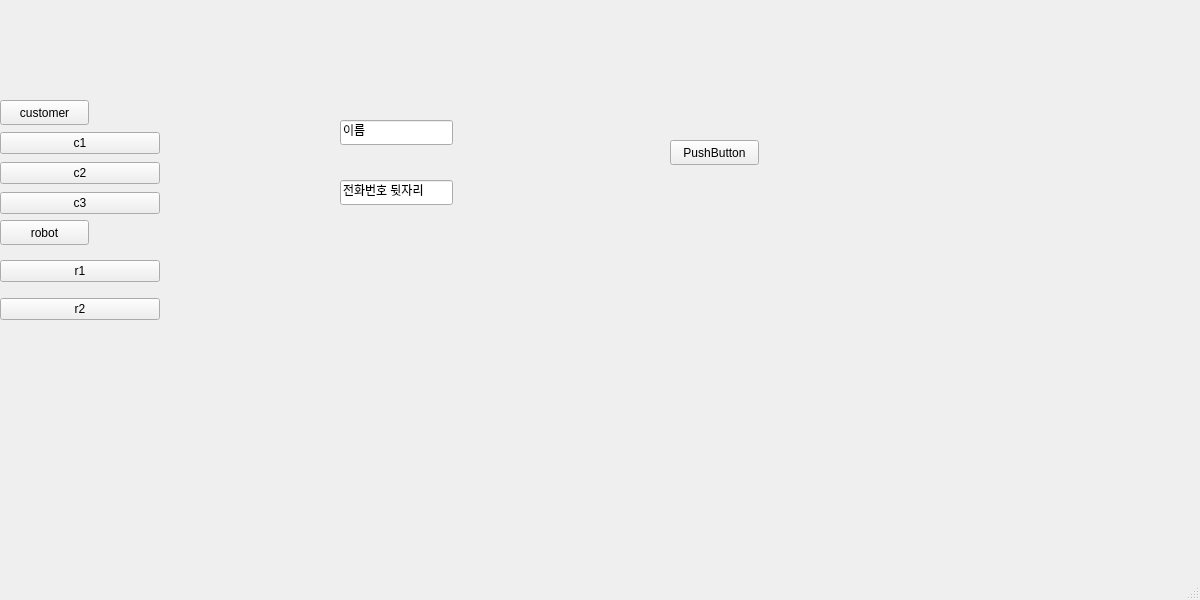
<?xml version="1.0" encoding="UTF-8"?>
<ui version="4.0">
 <class>MainWindow</class>
 <widget class="QMainWindow" name="MainWindow">
  <property name="geometry">
   <rect>
    <x>0</x>
    <y>0</y>
    <width>1200</width>
    <height>600</height>
   </rect>
  </property>
  <property name="windowTitle">
   <string>MainWindow</string>
  </property>
  <widget class="QWidget" name="centralwidget">
   <widget class="QPushButton" name="c_Button">
    <property name="geometry">
     <rect>
      <x>0</x>
      <y>100</y>
      <width>89</width>
      <height>25</height>
     </rect>
    </property>
    <property name="text">
     <string>customer</string>
    </property>
   </widget>
   <widget class="QPushButton" name="r_Button">
    <property name="geometry">
     <rect>
      <x>0</x>
      <y>220</y>
      <width>89</width>
      <height>25</height>
     </rect>
    </property>
    <property name="text">
     <string>robot</string>
    </property>
   </widget>
   <widget class="QWidget" name="verticalLayoutWidget">
    <property name="geometry">
     <rect>
      <x>0</x>
      <y>130</y>
      <width>160</width>
      <height>89</height>
     </rect>
    </property>
    <layout class="QVBoxLayout" name="verticalLayout_1">
     <item>
      <widget class="QPushButton" name="c1_Button">
       <property name="text">
        <string>c1</string>
       </property>
      </widget>
     </item>
     <item>
      <widget class="QPushButton" name="c2_Button">
       <property name="text">
        <string>c2</string>
       </property>
      </widget>
     </item>
     <item>
      <widget class="QPushButton" name="c3_Button">
       <property name="text">
        <string>c3</string>
       </property>
      </widget>
     </item>
    </layout>
   </widget>
   <widget class="QWidget" name="verticalLayoutWidget_2">
    <property name="geometry">
     <rect>
      <x>0</x>
      <y>250</y>
      <width>160</width>
      <height>80</height>
     </rect>
    </property>
    <layout class="QVBoxLayout" name="verticalLayout_2">
     <item>
      <widget class="QPushButton" name="r2_Button">
       <property name="text">
        <string>r1</string>
       </property>
      </widget>
     </item>
     <item>
      <widget class="QPushButton" name="r1_Button">
       <property name="text">
        <string>r2</string>
       </property>
      </widget>
     </item>
    </layout>
   </widget>
   <widget class="QStackedWidget" name="stackedWidget">
    <property name="geometry">
     <rect>
      <x>170</x>
      <y>10</y>
      <width>891</width>
      <height>561</height>
     </rect>
    </property>
    <widget class="QWidget" name="page_1">
     <widget class="QLineEdit" name="lineEdit">
      <property name="geometry">
       <rect>
        <x>170</x>
        <y>110</y>
        <width>113</width>
        <height>25</height>
       </rect>
      </property>
      <property name="text">
       <string>이름</string>
      </property>
     </widget>
     <widget class="QLineEdit" name="lineEdit_2">
      <property name="geometry">
       <rect>
        <x>170</x>
        <y>170</y>
        <width>113</width>
        <height>25</height>
       </rect>
      </property>
      <property name="text">
       <string>전화번호 뒷자리</string>
      </property>
     </widget>
     <widget class="QPushButton" name="pushButton_4">
      <property name="geometry">
       <rect>
        <x>500</x>
        <y>130</y>
        <width>89</width>
        <height>25</height>
       </rect>
      </property>
      <property name="text">
       <string>PushButton</string>
      </property>
     </widget>
    </widget>
    <widget class="QWidget" name="page_2">
     <widget class="QLineEdit" name="lineEdit_3">
      <property name="geometry">
       <rect>
        <x>120</x>
        <y>130</y>
        <width>113</width>
        <height>25</height>
       </rect>
      </property>
      <property name="text">
       <string>이름</string>
      </property>
     </widget>
     <widget class="QLineEdit" name="lineEdit_4">
      <property name="geometry">
       <rect>
        <x>120</x>
        <y>180</y>
        <width>113</width>
        <height>25</height>
       </rect>
      </property>
      <property name="text">
       <string>전번 (전체)</string>
      </property>
     </widget>
     <widget class="QLineEdit" name="lineEdit_5">
      <property name="geometry">
       <rect>
        <x>120</x>
        <y>230</y>
        <width>113</width>
        <height>25</height>
       </rect>
      </property>
      <property name="text">
       <string>동물 이름</string>
      </property>
     </widget>
     <widget class="QPushButton" name="pushButton_5">
      <property name="geometry">
       <rect>
        <x>530</x>
        <y>180</y>
        <width>221</width>
        <height>121</height>
       </rect>
      </property>
      <property name="text">
       <string>PushButton</string>
      </property>
     </widget>
     <widget class="QLineEdit" name="lineEdit_6">
      <property name="geometry">
       <rect>
        <x>250</x>
        <y>230</y>
        <width>113</width>
        <height>25</height>
       </rect>
      </property>
      <property name="text">
       <string>종</string>
      </property>
     </widget>
     <widget class="QLineEdit" name="lineEdit_7">
      <property name="geometry">
       <rect>
        <x>380</x>
        <y>230</y>
        <width>113</width>
        <height>25</height>
       </rect>
      </property>
      <property name="text">
       <string>나이</string>
      </property>
     </widget>
     <widget class="QLineEdit" name="lineEdit_8">
      <property name="geometry">
       <rect>
        <x>120</x>
        <y>280</y>
        <width>371</width>
        <height>25</height>
       </rect>
      </property>
      <property name="text">
       <string>특이사항</string>
      </property>
     </widget>
    </widget>
    <widget class="QWidget" name="page_3">
     <widget class="QPushButton" name="pushButton">
      <property name="geometry">
       <rect>
        <x>520</x>
        <y>240</y>
        <width>89</width>
        <height>25</height>
       </rect>
      </property>
      <property name="text">
       <string>PushButton</string>
      </property>
     </widget>
    </widget>
    <widget class="QWidget" name="page_4">
     <widget class="QPushButton" name="pushButton_2">
      <property name="geometry">
       <rect>
        <x>570</x>
        <y>160</y>
        <width>89</width>
        <height>25</height>
       </rect>
      </property>
      <property name="text">
       <string>PushButton</string>
      </property>
     </widget>
    </widget>
    <widget class="QWidget" name="page_5">
     <widget class="QPushButton" name="pushButton_3">
      <property name="geometry">
       <rect>
        <x>610</x>
        <y>400</y>
        <width>89</width>
        <height>25</height>
       </rect>
      </property>
      <property name="text">
       <string>PushButton</string>
      </property>
     </widget>
    </widget>
   </widget>
  </widget>
  <widget class="QMenuBar" name="menubar">
   <property name="geometry">
    <rect>
     <x>0</x>
     <y>0</y>
     <width>1200</width>
     <height>22</height>
    </rect>
   </property>
  </widget>
  <widget class="QStatusBar" name="statusbar"/>
 </widget>
 <resources/>
 <connections/>
</ui>
